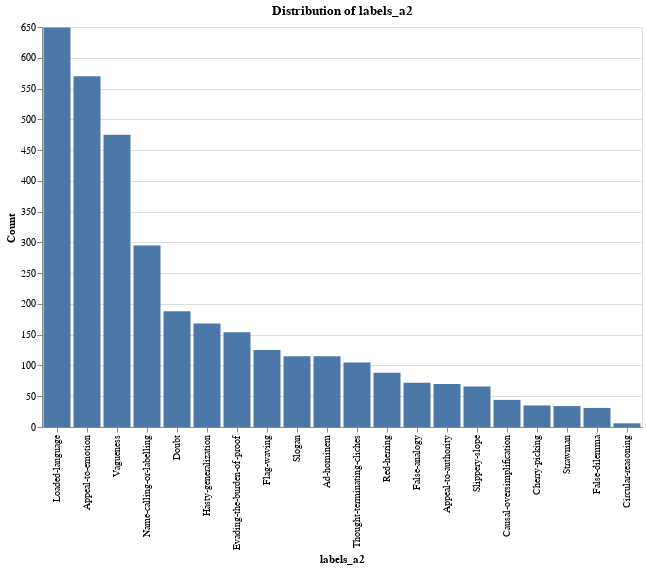

This figure's notebook cell:
### Code cell
chart = (alt.Chart(label_counts).mark_bar().encode(
        x=alt.X("label:N", sort='-y', title="labels_a2"),
        y=alt.Y("count:Q", title="Count"),
        tooltip=["label", "count"]
    )
    .properties(
        title="Distribution of labels_a2",
        width=600,
        height=400
    )
)
chart

### Figure 1 — Vega-Lite specification as saved in the notebook (floating-point values rounded to 4 significant figures)
{"config": {"view": {"continuousWidth": 300, "continuousHeight": 300}}, "data": {"name": "data-9b55ca5bdb2ea9c23a1fa620cc6c0330"}, "mark": {"type": "bar"}, "encoding": {"tooltip": [{"field": "label", "type": "nominal"}, {"field": "count", "type": "quantitative"}], "x": {"field": "label", "sort": "-y", "title": "labels_a2", "type": "nominal"}, "y": {"field": "count", "title": "Count", "type": "quantitative"}}, "height": 400, "title": "Distribution of labels_a2", "width": 600, "$schema": "https://vega.github.io/schema/vega-lite/v6.1.0.json", "datasets": {"data-9b55ca5bdb2ea9c23a1fa620cc6c0330": [{"label": "Loaded-language", "count": 649}, {"label": "Appeal-to-emotion", "count": 570}, {"label": "Vagueness", "count": 475}, {"label": "Name-calling-or-labelling", "count": 295}, {"label": "Doubt", "count": 188}, {"label": "Hasty-generalization", "count": 168}, {"label": "Evading-the-burden-of-proof", "count": 154}, {"label": "Flag-waving", "count": 125}, {"label": "Slogan", "count": 115}, {"label": "Ad-hominem", "count": 115}, {"label": "Thought-terminating-cliches", "count": 105}, {"label": "Red-herring", "count": 88}, {"label": "False-analogy", "count": 72}, {"label": "Appeal-to-authority", "count": 70}, {"label": "Slippery-slope", "count": 66}, {"label": "Causal-oversimplification", "count": 44}, {"label": "Cherry-picking", "count": 35}, {"label": "Strawman", "count": 34}, {"label": "False-dilemma", "count": 31}, {"label": "Circular-reasoning", "count": 6}]}}
